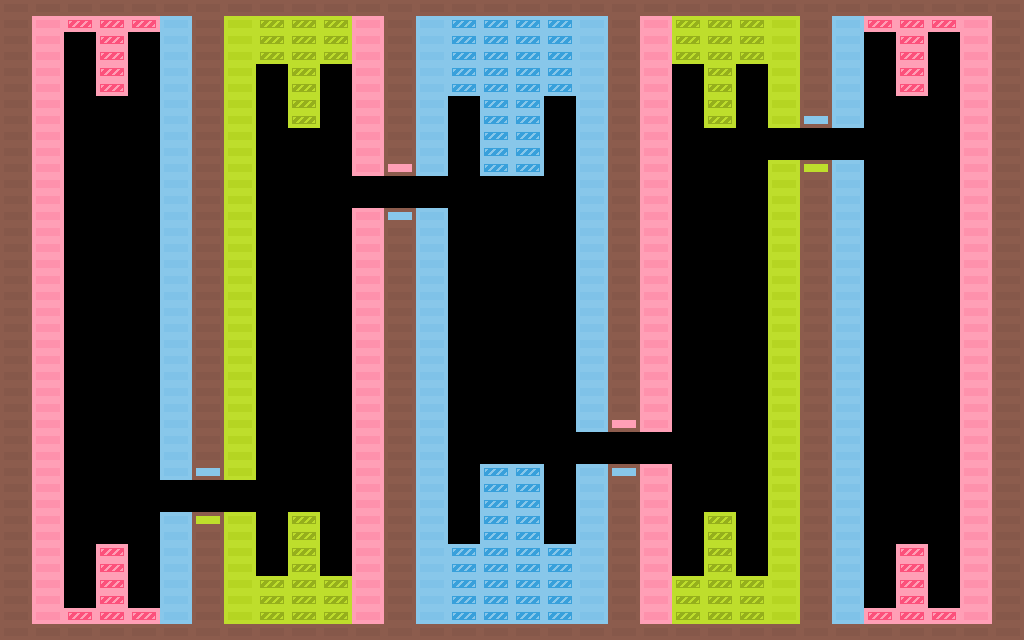

The image is a tile-based game level rendered from a .tmx file. Its description and source (layers, tilesets, objects; grid data summarised) follow:
An orthogonal 64x40 tile map with 16x16 px tiles, 1 tile layer (Tiles), 2 tilesets.

<map version="1.0" orientation="orthogonal" width="64" height="40" tilewidth="16" tileheight="16">
 <tileset firstgid="1" name="tiles_32x16" tilewidth="32" tileheight="16">
  <image source="../tiles_32x16.png" width="128" height="96" />
  <tile id="0">
   <properties>
    <property name="name" value="wallDefault" />
    <property name="solid" value="true" />
   </properties>
  </tile>
  <tile id="4">
   <properties>
    <property name="color" value="red" />
    <property name="effect" value="color" />
    <property name="name" value="wallRed" />
    <property name="solid" value="true" />
   </properties>
  </tile>
  <tile id="5">
   <properties>
    <property name="color" value="red" />
    <property name="destroy" value="true" />
    <property name="name" value="brickRed" />
    <property name="solid" value="true" />
   </properties>
  </tile>
  <tile id="6">
   <properties>
    <property name="color" value="red" />
    <property name="effect" value="die" />
    <property name="name" value="brickDangerRed" />
    <property name="solid" value="true" />
   </properties>
  </tile>
  <tile id="8">
   <properties>
    <property name="color" value="green" />
    <property name="effect" value="color" />
    <property name="name" value="wallGreen" />
    <property name="solid" value="true" />
   </properties>
  </tile>
  <tile id="9">
   <properties>
    <property name="color" value="green" />
    <property name="destroy" value="true" />
    <property name="name" value="brickGreen" />
    <property name="solid" value="true" />
   </properties>
  </tile>
  <tile id="10">
   <properties>
    <property name="color" value="green" />
    <property name="effect" value="die" />
    <property name="name" value="brickDangerGreen" />
    <property name="solid" value="true" />
   </properties>
  </tile>
  <tile id="12">
   <properties>
    <property name="color" value="blue" />
    <property name="effect" value="color" />
    <property name="name" value="wallBlue" />
    <property name="solid" value="true" />
   </properties>
  </tile>
  <tile id="13">
   <properties>
    <property name="color" value="blue" />
    <property name="destroy" value="true" />
    <property name="name" value="brickBlue" />
    <property name="solid" value="true" />
   </properties>
  </tile>
  <tile id="14">
   <properties>
    <property name="color" value="blue" />
    <property name="effect" value="die" />
    <property name="name" value="brickDangerBlue" />
    <property name="solid" value="true" />
   </properties>
  </tile>
 </tileset>
 <tileset firstgid="25" name="tiles_16x16" tilewidth="16" tileheight="16">
  <image source="../tiles_16x16.png" width="128" height="96" />
  <tile id="0">
   <properties>
    <property name="color" value="none" />
    <property name="name" value="ballWhite" />
    <property name="solid" value="true" />
   </properties>
  </tile>
  <tile id="1">
   <properties>
    <property name="color" value="red" />
    <property name="name" value="ballRed" />
    <property name="solid" value="true" />
   </properties>
  </tile>
  <tile id="2">
   <properties>
    <property name="color" value="green" />
    <property name="name" value="ballGreen" />
    <property name="solid" value="true" />
   </properties>
  </tile>
  <tile id="3">
   <properties>
    <property name="color" value="blue" />
    <property name="name" value="ballBlue" />
    <property name="solid" value="true" />
   </properties>
  </tile>
  <tile id="8">
   <properties>
    <property name="name" value="bg" />
   </properties>
  </tile>
  <tile id="9">
   <properties>
    <property name="color" value="red" />
    <property name="effect" value="teleport" />
    <property name="name" value="portalRed" />
   </properties>
  </tile>
  <tile id="10">
   <properties>
    <property name="color" value="green" />
    <property name="effect" value="teleport" />
    <property name="name" value="portalGreen" />
   </properties>
  </tile>
  <tile id="11">
   <properties>
    <property name="color" value="blue" />
    <property name="effect" value="teleport" />
    <property name="name" value="portalBlue" />
   </properties>
  </tile>
 </tileset>
 <layer name="Tiles" width="64" height="40">
  <data>[2560 cells, 788 non-empty, 10 distinct tile ids]</data>
 </layer>
</map>